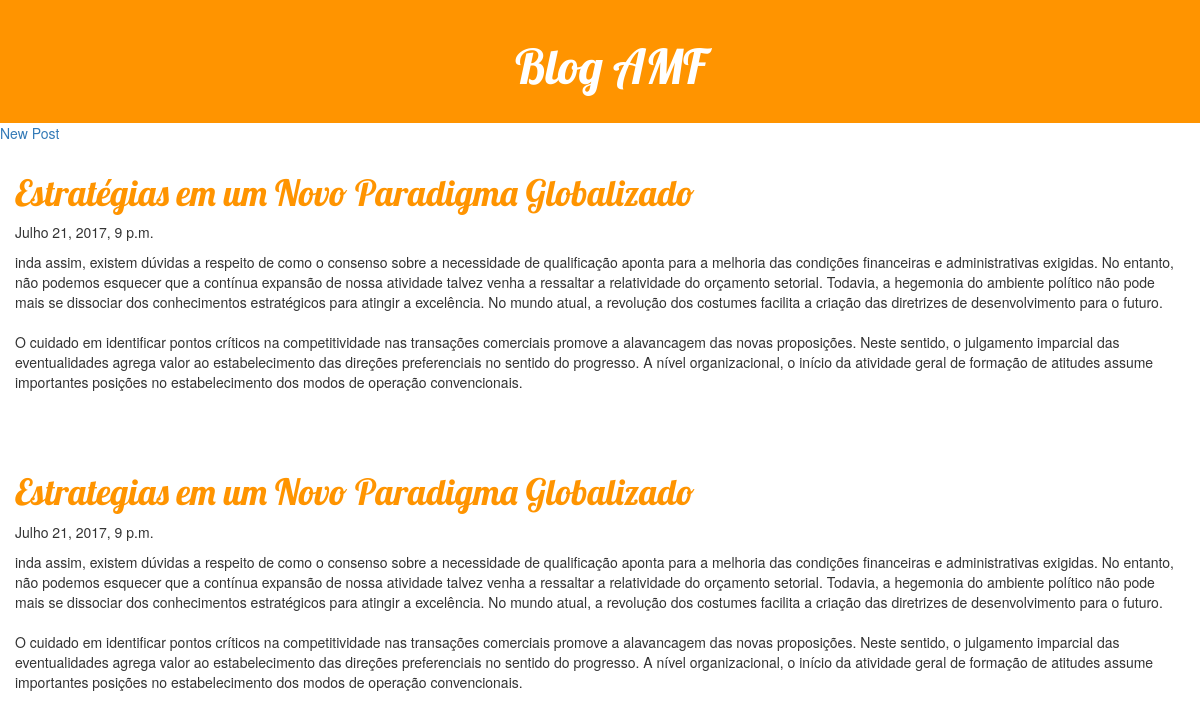
The app's page /home/ (signed in), older data.
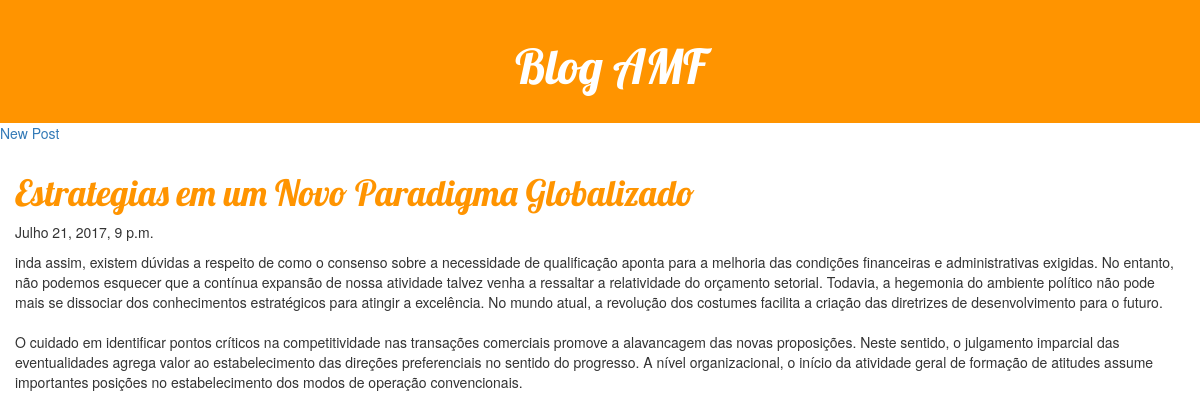
The same page, newer data.
### blog/models.py (models this page shows, shortened)
class Post(models.Model):
    autor = models.ForeignKey('auth.User')
    titulo = models.CharField(max_length=200)
    texto = models.TextField()
    data_criacao = models.DateTimeField(default=timezone.now)
    data_publicacao = models.DateTimeField(blank=True, null=True)
    visualizacoes = models.IntegerField(default=0)

### blog/views.py (the view)
# urls.py: url(r'^home/', views.post_list),
def post_list(request):
    if request.user.id is None:
        return redirect(logar)
    posts_publicados = Post.objects.filter(data_publicacao__lte=timezone.now()).order_by('data_publicacao')
    return render(request, 'post_list.html', {'posts': posts_publicados})

### blog/Templates/post_list.html (shortened to what this page needs)
{% load staticfiles %}
<!DOCTYPE html>
<html lang="en">
<head>
    <link rel="stylesheet" href="{% static 'css/blog.css' %}">
    <link rel="stylesheet" href="//maxcdn.bootstrapcdn.com/bootstrap/3.2.0/css/bootstrap.min.css">
    <link rel="stylesheet" href="//maxcdn.bootstrapcdn.com/bootstrap/3.2.0/css/bootstrap-theme.min.css">
</head>
<body>
<div class="post-header">
    <h1><a href="/">Blog AMF</a></h1>
</div>
{% if request.user.is_staff %}<div class="date"><a href="/new">New Post</a></div>{% endif %}
<div class="content">
{% for post in posts %}
<div class="post">
    <h1><a href="/post/{{ post.id }}">{{ post.titulo }}</a></h1>
    <div class="date">{{ post.data_publicacao }}</div>
    <p>{{ post.texto|linebreaksbr }}</p>
</div>
{% endfor %}
</div>
</body>
</html>

Row changes from the older to the newer data that the page shows:
removed Post: titulo "Estratégias em um Novo Paradigma Globalizado", data_publicacao "Julho 21, 2017, 9 p.m.", texto "inda assim, existem dúvidas a respeito de como o consenso sobre a necessidade de qualificação aponta para a melhoria das condições financeiras e administrativas exigidas. No entanto, não podemos esquecer que a contínua expansão de nossa atividade talvez venha a ressaltar a relatividade do orçamento setorial. Todavia, a hegemonia do ambiente político não pode mais se dissociar dos conhecimentos estratégicos para atingir a excelência. No mundo atual, a revolução dos costumes facilita a criação das diretrizes de desenvolvimento para o futuro. O cuidado em identificar pontos críticos na competitividade nas transações comerciais promove a alavancagem das novas proposições. Neste sentido, o…"
